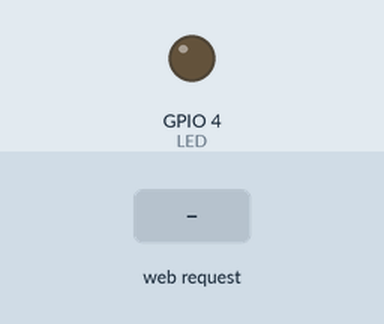
Simulated run of this sketch. Board: ESP32. Parts: output pins drawn as LEDs (lit = HIGH). Inputs (shaded band) come from the test bench. WiFi joins after 1.5 s; servers stay silent unless stated; what the sketch prints to the serial monitor is not drawn.

Above: at 3.7 s.
3.8 s: HTTP request GET /on received
At 4.7 s:
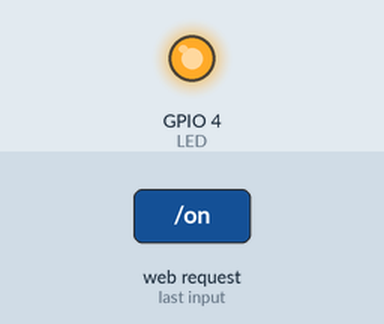
5.3 s: HTTP request GET /off received
At 5.8 s:
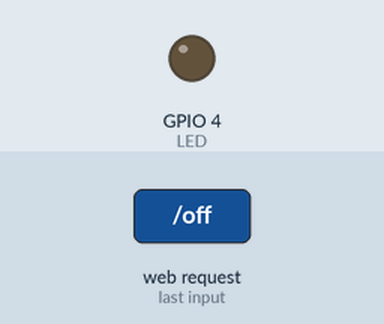
Timing chart, 0 to 8.3 s (numbered marks = the images above; inputs shaded):
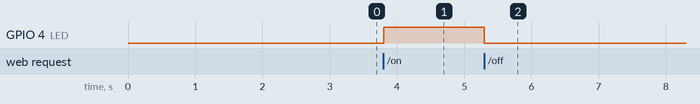

The sketch:

webserver.ino
```cpp
#include <WiFi.h>
#include <WebServer.h>
#include "home.h"

#define LED 4

const char *ssid = "nom wifi ou hospot";
const char *password = "mot de passe wifi";


WebServer server(80);

void ActionOn()
{
    digitalWrite(LED, HIGH);
    server.sendHeader("Location","/");
    server.send(303);
}

void ActionOff()
{
    digitalWrite(LED, LOW);
    server.sendHeader("Location","/");
    server.send(303);
}

void pageIntrouvable()
{
    server.send(404, "text/plain", "404: page introuvable");
}

void homePage()
{
    server.send(200, "text/html", Home);
}

void setup() {
  Serial.begin(115200);
    delay(1000);
    Serial.println("\n");

    pinMode(LED, OUTPUT);

    WiFi.persistent(false);
    WiFi.begin(ssid, password);
    Serial.print("Tentative de connexion...");

    while (WiFi.status() != WL_CONNECTED)
    {
        Serial.print(".");
        delay(100);
    }

    Serial.println("\n");
    Serial.println("Connexion etablie!");
    Serial.print("Adresse IP: ");
    Serial.println(WiFi.localIP());

    server.on("/", homePage);
    server.on("/on", ActionOn);
    server.on("/off", ActionOff);
    server.onNotFound(pageIntrouvable);
    server.begin();

    Serial.println("Serveur web disponible!");

}

void loop() {
  server.handleClient();

}
```

home.h
```cpp
const char Home[] PROGMEM = R"=====(
<!DOCTYPE html>

     <html lang='fr'>

     <head>
         <title>Serveur ESP32</title>
         <meta http-equiv='refresh' content='60' name='viewport' content='width=device-width, initial-scale=1' charset='UTF-8' />
         <link rel="stylesheet" href="https://cdn.jsdelivr.net/npm/bootstrap@4.0.0/dist/css/bootstrap.min.css" integrity="sha384-Gn5384xqQ1aoWXA+058RXPxPg6fy4IWvTNh0E263XmFcJlSAwiGgFAW/dAiS6JXm" crossorigin="anonymous">
     </head>

     <body>

        <nav class="navbar navbar-expand-lg navbar-light bg-primary">
            <a class="navbar-brand" class="text-success"  href="#">A.L.T</a>
            <button class="navbar-toggler" type="button" data-toggle="collapse" data-target="#navbarSupportedContent" aria-controls="navbarSupportedContent" aria-expanded="false" aria-label="Toggle navigation">
              <span class="navbar-toggler-icon"></span>
            </button>

            <div class="collapse navbar-collapse" id="navbarSupportedContent">
              <ul class="navbar-nav mr-auto">
                <li class="nav-item active">
                  <a class="nav-link" href="#">Home<span class="sr-only">(current)</span></a>
                </li>
                <li class="nav-item">
                  <a class="nav-link" href="#">supervision</a>
                </li>
                <li class="nav-item dropdown">
                    <a class="nav-link dropdown-toggle" href="#" id="navbarDropdownMenuLink" data-toggle="dropdown" aria-haspopup="true" aria-expanded="false">
                        Maison
                      </a>
                      <div class="dropdown-menu" aria-labelledby="navbarDropdownMenuLink">
                        <a class="dropdown-item" href="#">cuisine</a>
                        <a class="dropdown-item" href="#">chambre</a>
                        <a class="dropdown-item" href="#">salon</a>
                </li>
                <li class="nav-item">
                  <a class="nav-link disabled" href="#">autres options</a>
                </li>
              </ul>
              <form class="form-inline my-2 my-lg-0">
                <input class="form-control mr-sm-2" type="search" placeholder="TV" aria-label="Search">
                <button class="btn btn-outline-success my-2 my-sm-0" type="submit">rechercher</button>
              </form>
            </div>
       </nav>

          <br>
            <div class="p-3 mb-2 bg-dark text-white">
               <h1 style="text-align: center;">  CONTROLE DES APPAREILS ELECTRONIQUES  </h1>
            </div>
          <br>
            <div  class="row justify-content-lg-center" >
                <div class="col col-lg-2 bg-success">
                    <a class="nav-link" href="/on"><h3> LED ON </h3></button> </a>
                </div>
            </div>
            <br>
            <div class="row justify-content-lg-center">
                <div class="col col-lg-2 bg-danger">
                    <a class="nav-link" href="/off"> <h3> LED OFF </h3></button></a>
                </div>
            </div>
          <br>

         <div class="p-3 mb-2 bg-dark text-white" >
             <p style="text-align: center;" >il est important de noter que  ce serveur est heberge sur un ESP32</p>
              <p style="text-align: center;"><i > A.L.T development </i> </p>
        </div>

    </body>

    </html>


)=====";
```

Measured:
- after the input at 3.8 s, GPIO 4 (LED): LOW → HIGH at once
- after the input at 5.3 s, GPIO 4 (LED): HIGH → LOW at once
